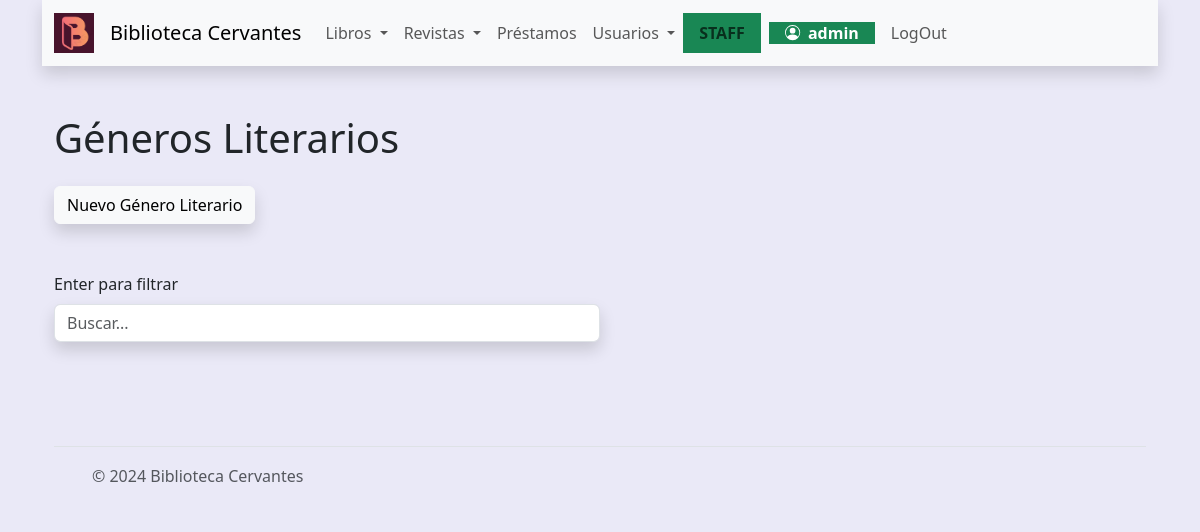
/libros/generos (signed in), run on an earlier commit of the app's database.
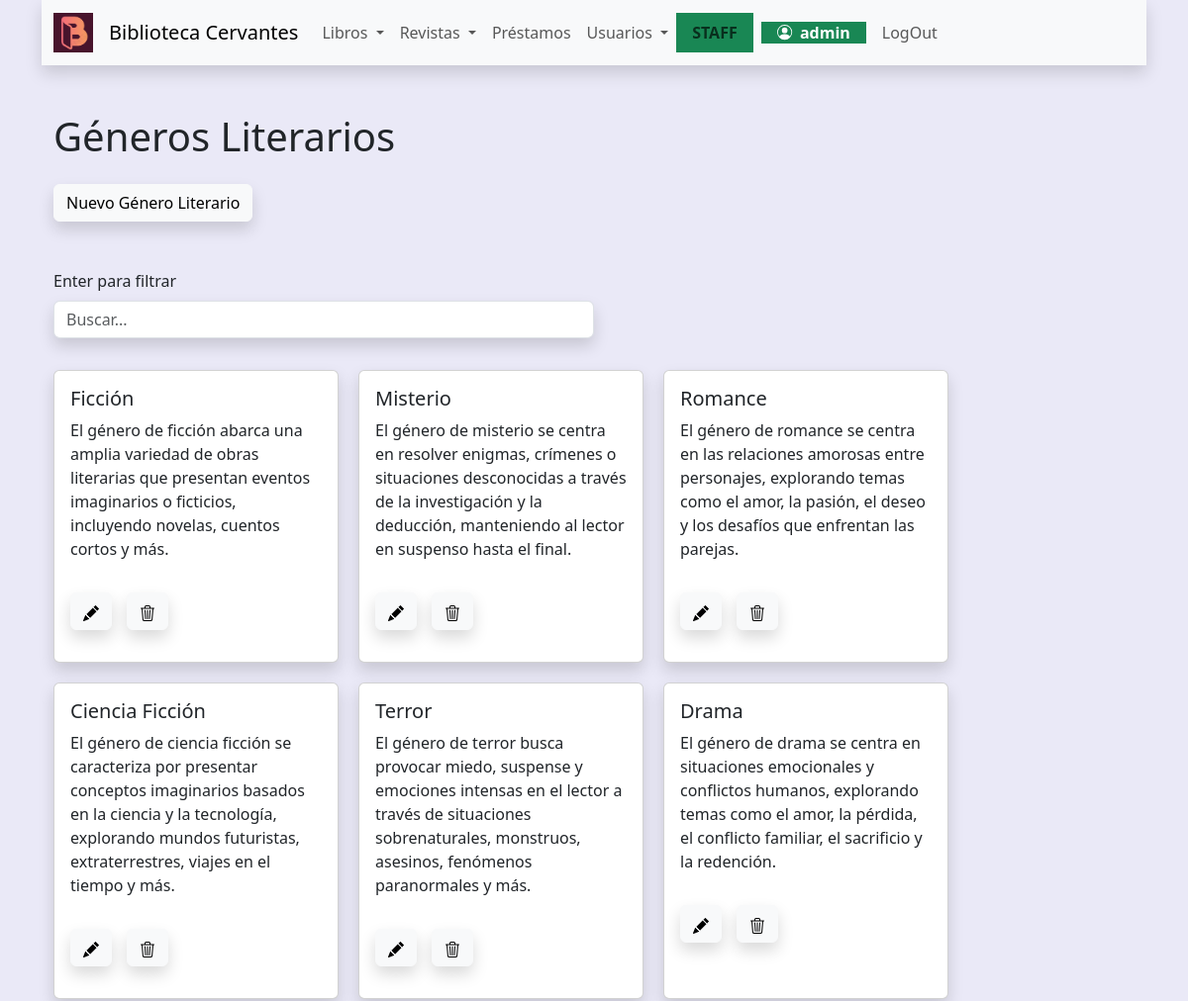
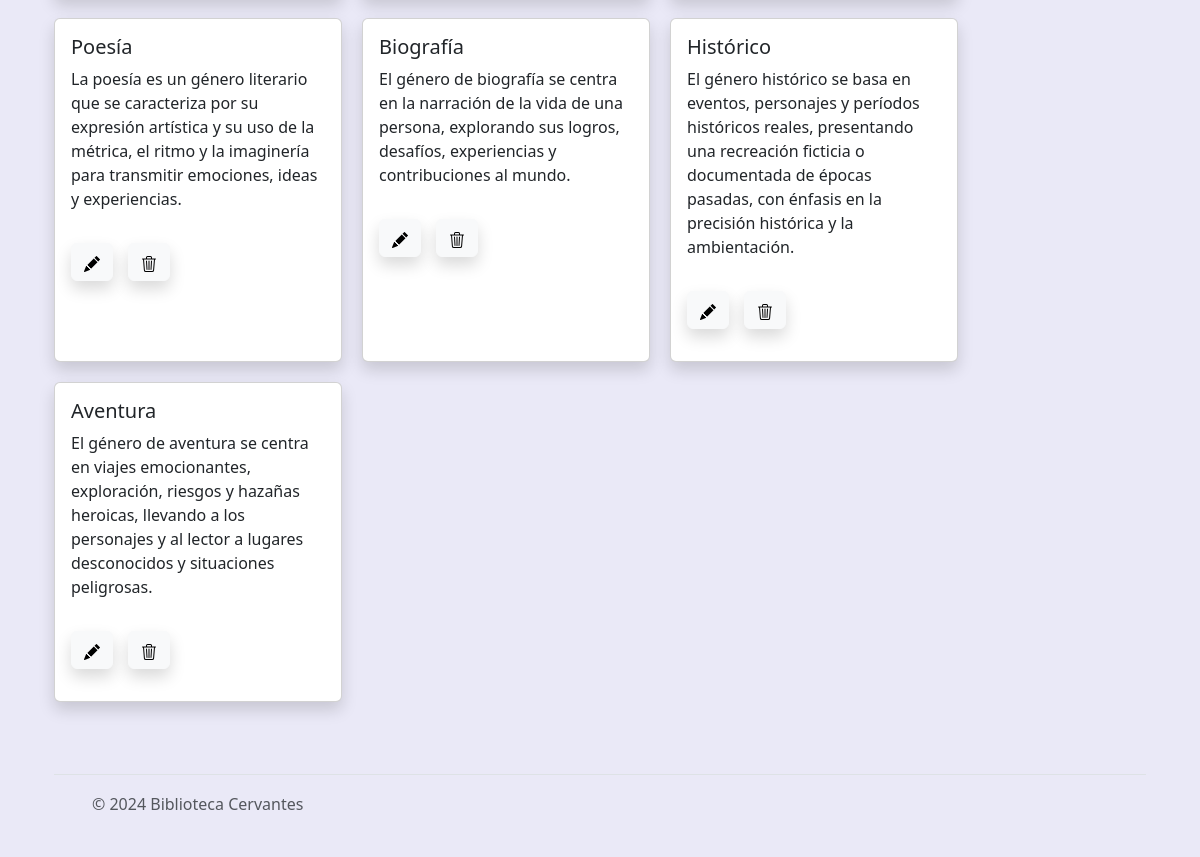
And on a later commit of the database (2 pictures, top to bottom).
### libros/models.py (models this page shows, shortened)
class Genero(models.Model):
    nombre=models.CharField(max_length=150)
    descripcion=models.TextField(max_length=250,default='', null=True, blank=True)

### libros/views.py (the view)
# urls.py: path('generos',views.listargeneros,name='listargeneros'),
@login_required
def listargeneros(request):
    consulta=request.GET.get("consulta", None)
    if consulta:
        query = models.Genero.objects.filter(nombre__icontains=consulta)
    else:
        query=models.Genero.objects.all()
    context={'generos': query}
    return render(request, 'libros/listargeneros.html', context)

### libros/templates/libros/listargeneros.html (shortened to what this page needs)
{% extends 'core/base.html' %}
{% block title %}
    <h1>Géneros Literarios</h1>
{% endblock title %}
{% block content %}
{% if user.is_staff %}
<div style="display: flex;gap: 15px;" class="py-3 ">
    <div class="">
        <a class="btn btn-light shadow" href='{% url 'libros:creargenero' %}'>Nuevo Género Literario</a>
    </div>
</div>
{% endif %}
<div style="max-width: 50%;" class="py-2 ">
    <div class="py-lg-4" styles="width:40%">
        <form action="{% url 'libros:listargeneros' %}" method="get">
            <label class="form-label">Enter para filtrar</label>
            <input class="form-control shadow " type="text" name="consulta" placeholder="Buscar...">
        </form>
    </div>
</div>
<div style="display: flex; flex-wrap: wrap; gap: 20px;">
    {% for genero in generos  %}
        <div class="card shadow " style="width: 18rem;">
            <div class="card-body">
                <h5 class="card-title">{{genero.nombre}}</h5>
                <p class="card-text">{{genero.descripcion}}</p>
                {% if user.is_staff %}
                <div style="display: flex;gap: 15px;" class="py-3 ">
                    <div class="">
                        <a class="btn btn-light shadow" href='{% url 'libros:editargenero' genero.id %}'>
                        </a>
                    </div>
                    <div class="">
                        <a class="btn btn-light shadow" href='{% url 'libros:eliminagenero' genero.id %}'>
                        </a>
                    </div>
                </div>
                {% endif %}
            </div>
        </div>
    {% endfor %}
</div>
{% endblock content %}

### core/templates/core/base.html (shortened to what this page needs)
<!DOCTYPE html>
<html lang="es">
<head>
    <link href="https://cdn.jsdelivr.net/npm/bootstrap@5.3.3/dist/css/bootstrap.min.css" rel="stylesheet">
</head>
<body style="background-color: #eae9f7" class="container">
    {% include 'core/components/navbar.html' %}
    <div class="container py-5">
        {% block title %}
        {% endblock title %}
        {% block content %}
        {% endblock content %}
    </div>
    {% include 'core/components/footer.html' %}
</body>
</html>

### core/templates/core/components/navbar.html (shortened to what this page needs)
{% load static %}
<nav class="navbar shadow navbar-expand-lg bg-body-tertiary">
    <div class="container-fluid">
        <a class="navbar-brand" href="{% url 'core:home' %}">
            <img src= "{% static 'core/img/logo_color.png' %}" alt="BC" width="40" height="40">
        </a>
        <a class="navbar-brand" href="{% url 'core:home' %}">Biblioteca Cervantes</a>
      <div class="collapse navbar-collapse" id="navbarNavDropdown">
        <ul class="navbar-nav">
          {% if user.is_authenticated %}
          <li class="nav-item dropdown">
            <a class="nav-link dropdown-toggle" href="#" role="button" data-bs-toggle="dropdown" aria-expanded="false">
              Libros
            </a>
          </li>
          <li class="nav-item dropdown">
            <a class="nav-link dropdown-toggle" href="#" role="button" data-bs-toggle="dropdown" aria-expanded="false">
              Revistas
            </a>
          </li>
          {% if user.is_staff %}
            <li class="nav-item">
              <a class="nav-link" href="{% url 'prestamos:listarprestamos' %}">Préstamos</a>
            </li>
            <li class="nav-item dropdown">
              <a class="nav-link dropdown-toggle " href="#" role="button" data-bs-toggle="dropdown" aria-expanded="false">
                Usuarios
              </a>
            </li>
            <strong class="text-bg-success px-2">
              <span class="nav-link light"> STAFF </span>
            </strong>
          {% endif %}
          <li class="nav-item">
            <span class="nav-link"><strong class="text-bg-success px-3">
               {{ user.username }}
            </strong></span>
          </li>
          <li class="nav-item">
            <form action="{% url 'core:logout' %}" method="post">
              <input type="submit" class="nav-link" value="LogOut">
            </form>
          </li>
          {% endif %}
        </ul>
      </div>
    </div>
  </nav>

### core/templates/core/components/footer.html (shortened to what this page needs)
<div class="container" >
    <footer class="d-flex flex-wrap justify-content-between align-items-center py-3 my-4 border-top">
      <div class="col-md-4 d-flex align-items-center">
        <a href="/" class="mb-3 me-2 mb-md-0 text-body-secondary text-decoration-none lh-1">
          <svg class="bi" width="30" height="24"><use xlink:href="#bootstrap"></use></svg>
        </a>
        <span class="mb-3 mb-md-0 text-body-secondary">© 2024 Biblioteca Cervantes</span>
      </div>
      <ul class="nav col-md-4 justify-content-end list-unstyled d-flex">
        <li class="ms-3"><a class="text-body-secondary" href="#"><svg class="bi" width="24" height="24"><use xlink:href="#twitter"></use></svg></a></li>
        <li class="ms-3"><a class="text-body-secondary" href="#"><svg class="bi" width="24" height="24"><use xlink:href="#instagram"></use></svg></a></li>
        <li class="ms-3"><a class="text-body-secondary" href="#"><svg class="bi" width="24" height="24"><use xlink:href="#facebook"></use></svg></a></li>
      </ul>
    </footer>
  </div>

What changed in the data, as far as the page shows it:
added Genero: nombre "Ficción", descripcion "El género de ficción abarca una amplia variedad de obras literarias que presentan eventos imaginarios o ficticios, incluyendo novelas, cuentos cortos y más."
added Genero: nombre "Misterio", descripcion "El género de misterio se centra en resolver enigmas, crímenes o situaciones desconocidas a través de la investigación y la deducción, manteniendo al lector en suspenso hasta el final."
added Genero: nombre "Romance", descripcion "El género de romance se centra en las relaciones amorosas entre personajes, explorando temas como el amor, la pasión, el deseo y los desafíos que enfrentan las parejas."
added Genero: nombre "Ciencia Ficción", descripcion "El género de ciencia ficción se caracteriza por presentar conceptos imaginarios basados en la ciencia y la tecnología, explorando mundos futuristas, extraterrestres, viajes en el tiempo y más."
added Genero: nombre "Terror", descripcion "El género de terror busca provocar miedo, suspense y emociones intensas en el lector a través de situaciones sobrenaturales, monstruos, asesinos, fenómenos paranormales y más."
added Genero: nombre "Drama", descripcion "El género de drama se centra en situaciones emocionales y conflictos humanos, explorando temas como el amor, la pérdida, el conflicto familiar, el sacrificio y la redención."
added Genero: nombre "Poesía", descripcion "La poesía es un género literario que se caracteriza por su expresión artística y su uso de la métrica, el ritmo y la imaginería para transmitir emociones, ideas y experiencias."
added Genero: nombre "Biografía", descripcion "El género de biografía se centra en la narración de la vida de una persona, explorando sus logros, desafíos, experiencias y contribuciones al mundo."
added Genero: nombre "Histórico", descripcion "El género histórico se basa en eventos, personajes y períodos históricos reales, presentando una recreación ficticia o documentada de épocas pasadas, con énfasis en la precisión histórica y la ambientación."
added Genero: nombre "Aventura", descripcion "El género de aventura se centra en viajes emocionantes, exploración, riesgos y hazañas heroicas, llevando a los personajes y al lector a lugares desconocidos y situaciones peligrosas."
